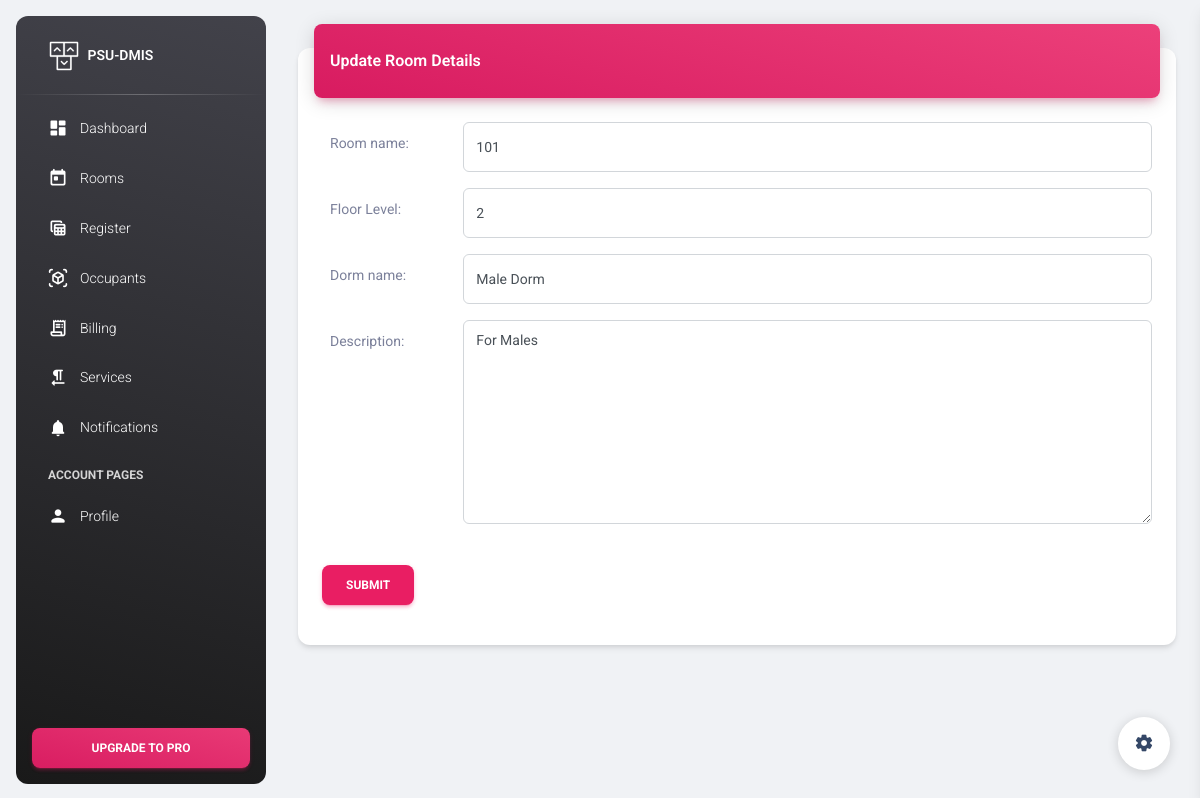
The page /room_list/2 on the database its author committed.
### dormitory/models.py (models this page shows, shortened)
class BaseModel(models.Model):
    created_at = models.DateTimeField(
        auto_now_add=True, db_index=True)
    updated_at = models.DateTimeField(auto_now=True)
    class Meta:
        abstract = True

class Room(BaseModel):
    DORMNAME_CHOICES = (('Male Dorm','Male Dorm'), ('Female Dorm','Female Dorm'))
    room_name = models.CharField(max_length=25)
    floorlvl = models.CharField(max_length=25, verbose_name="Floor Level")
    dorm_name = models.CharField(max_length=25, choices=DORMNAME_CHOICES)
    description = models.TextField(blank=True, null=True)
    class Meta:
        verbose_name_plural = "Rooms"

### landingpage/views.py (the view)
# urls.py: path('room_list/<pk>', RoomUpdateView.as_view(), name="RoomUpdate"),
class RoomUpdateView(UpdateView):
    model = Room
    fields = "__all__"
    context_object_name = 'room'
    template_name = 'room_update.html'
    success_url = "/room_list"
    def get_context_data(self, **kwargs):
        context = super().get_context_data(**kwargs)
        return context

### landingpage/templates/room_update.html (shortened to what this page needs)
{% extends 'base.html' %}
{% load static %}
{% block content %}
<main class="main-content position-relative max-height-vh-100 h-100 border-radius-lg ">
    <div class="container-fluid py-4">
        <div class="row">
            <div class="col-12">
                <div class="card my-4">
                    <div class="card-header p-0 position-relative mt-n4 mx-3 z-index-2">
                        <div class="bg-gradient-primary shadow-primary border-radius-lg pt-4 pb-3">
                            <h6 class="text-white text-capitalize ps-3">Update Room Details</h6>
                        </div>
                    </div>
                    <div class="card-body">
                    <form class="" action="" method="post" novalidate>
                        {% include 'includes/form.html' %}
                        <div class="ln_solid">
                            <br />
                            <div class="form-group">
                                <div class="col-md-12 col-sm-3">
                                    <button type='submit' class="btn btn-primary">Submit</button>
                                </div>
                            </div>
                        </div>
                    </form>
                </div>
                </div>
            </div>
        </div>
    </div>
</main>
{% endblock %}

### landingpage/templates/includes/form.html (shortened to what this page needs)
{% load widget_tweaks %}
{% for field in form %}
<div class="input-group input-group-outline mb-3">
    <label class="col-form-label col-md-2 col-sm-2 label-align">{{ field.label_tag }}</label>
    {% render_field field class="form-control" %}
</div>
{% endfor %}

### rows shown on the page
Room: room_name "101" "2" "Male Dorm" "For Males"

### other values the page prints
{{ field.label_tag }} "Room name:" "Floor Level:" "Dorm name:" "Description:"
